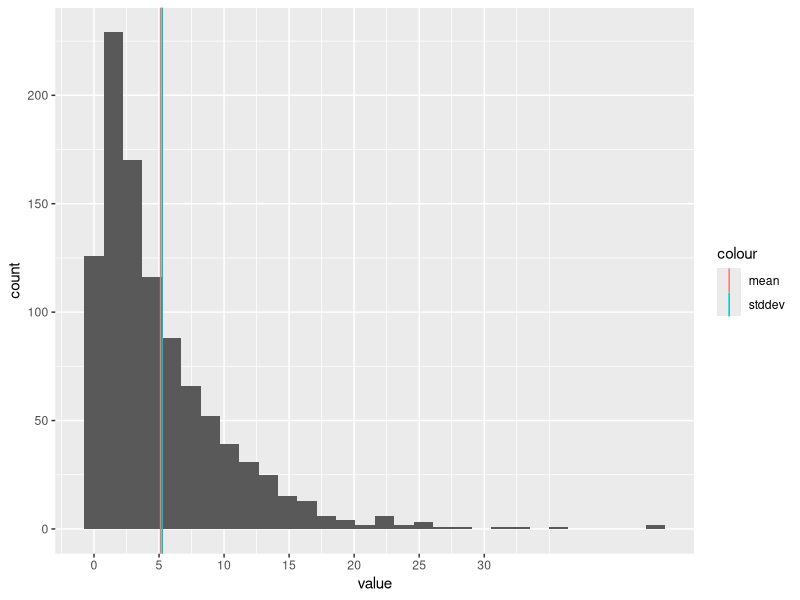
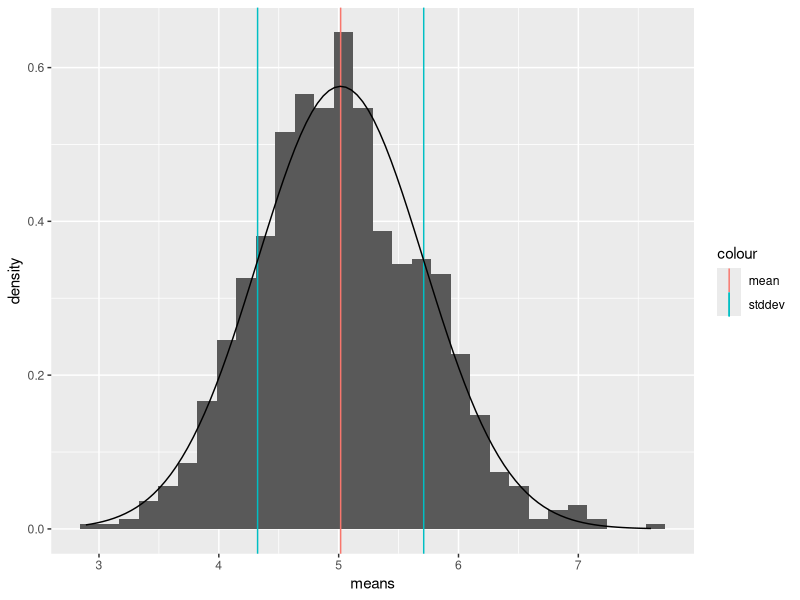

Generate these figures, in order, with R:
## ---- chunk 1
knitr::opts_chunk$set(echo = TRUE)
## ---- chunk 2
library(ggplot2)

set.seed(123456789)
lambda <- 0.2

exampleExp <- rexp(1000, rate = lambda)
exampleExpStats <- summary(exampleExp)
exampleExp <- data.frame(exampleExp)

g <- ggplot(exampleExp, aes(exampleExp)) + 
    geom_histogram() + 
    geom_vline(aes(xintercept = mean(exampleExp), color = 'mean')) + 
    geom_vline(aes(xintercept = sd(exampleExp), color = 'stddev')) +
    xlab('value') + 
    scale_x_continuous(breaks = seq(0, 30, 5))
g
## ---- chunk 3
nSimulations <- 1000

# Simulate 1000 random exponentials of 50 samples
sims <- replicate(nSimulations, rexp(50, rate = lambda))
## ---- chunk 4
# calculate the mean of each simulation
means <- apply(sims, 2, mean)
mua <- mean(means)
sda <- sd(means) 

means <- data.frame(means)

g <- ggplot(means, aes(means)) + 
    geom_histogram(aes(y = ..density..)) +
    geom_vline(aes(xintercept = mua, color = 'mean')) + 
    geom_vline(aes(xintercept = mua + sda, color = 'stddev')) +
    geom_vline(aes(xintercept = mua - sda, color = 'stddev')) +
    stat_function(fun = dnorm, args = list(mean = mua, sd = sda))
g
## ---- chunk 5
mu0 <- 1/lambda
sd0 <- 1/lambda
